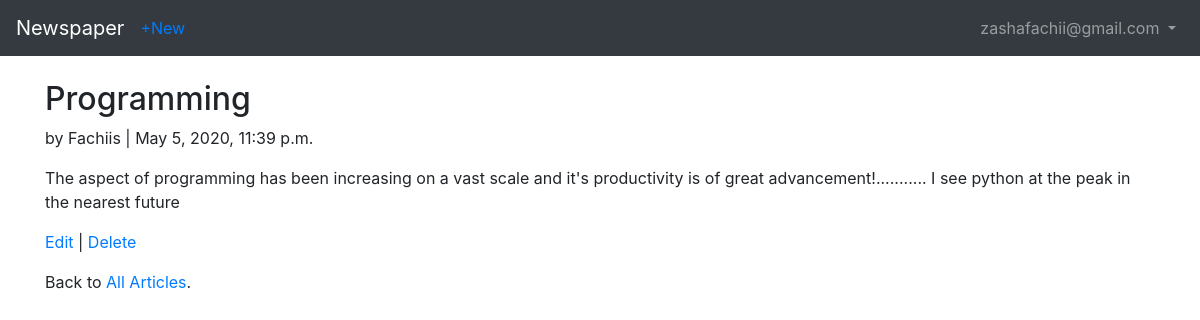
The page /articles/1/ (signed in) on the database its author committed.
### users/models.py (models this page shows)
class CustomUser(AbstractUser):
    age = models.PositiveIntegerField(null=True, blank=True)

### articles/models.py (models this page shows, shortened)
class Article(models.Model):
    title = models.CharField(max_length=300)
    body = models.TextField()
    author = models.ForeignKey(get_user_model(), on_delete=models.CASCADE)
    pub_date = models.DateTimeField(auto_now_add=True)
    class Meta:
        ordering = ("-pub_date",)

### articles/views.py (the view)
# urls.py: path("<int:pk>/", ArticleDetailView.as_view(), name="article_detail"),
class ArticleDetailView(LoginRequiredMixin, DetailView):
    model = Article
    template_name = "article_detail.html"
    context_object_name = "article_detail"
    login_url = "login"

### templates/article_detail.html (shortened to what this page needs)
{% extends 'base.html' %}
{% block content %}
    <div class="article-entry">
        <h2>{{ article_detail.title }}</h2>
        <p>by {{ article_detail.author }} | {{ article_detail.pub_date }}</p>
        <p>{{ article_detail.body }}</p>
        <p><a href="{% url 'article_update' article_detail.pk %}">Edit</a> |
            <a href="{% url 'article_delete' article_detail.pk %}">Delete</a>
        </p>
        <p>Back to <a href="{% url 'article_list' %}">All Articles</a>.</p>
    </div>
{% endblock content %}

### templates/base.html (shortened to what this page needs)
<DOCTYPE html>
<html lang="en">
<head>
        <link rel="stylesheet" href="https://stackpath.bootstrapcdn.com/bootstrap/4.4.1/css/bootstrap.min.css"
>
</head>
<body>
    <nav class="navbar navbar-expand-md navbar-dark bg-dark mb-4">
        <a class="navbar-brand" href="{% url 'home' %}">Newspaper</a>
        {% if user.is_authenticated %}
            <ul class="navbar-nav mr-auto">
                <li class="nav-item"><a href="{% url 'article_new' %}">+New</a><li>
            </ul>
        {% endif %}
    <div class="collapse navbar-collapse" id="navbarCollapse">
    {% if user.is_authenticated %}
        <ul class="navbar-nav ml-auto">
            <li class="nav-item">
                <a class="nav-link dropdown-toggle" href="#" id="userMenu"
                    data-toggle="dropdown" aria-haspopup="true"
                    aria-expanded="false">
                    {{ user.username }}
                </a>
            </li>
        </ul>
    {% endif %}
    </div>
    </nav>
        <div class="container">
            {% block content %}
            {% endblock content %}
        </div>
</body>
</html>

### rows shown on the page
CustomUser: username "zashafachii@gmail.com"
Article: title "Programming", author "Fachiis", pub_date "May 5, 2020, 11:39 p.m.", body "The aspect of programming has been increasing on a vast scale and it's productivity is of great advancement!........... I see python at the peak in the nearest future"
